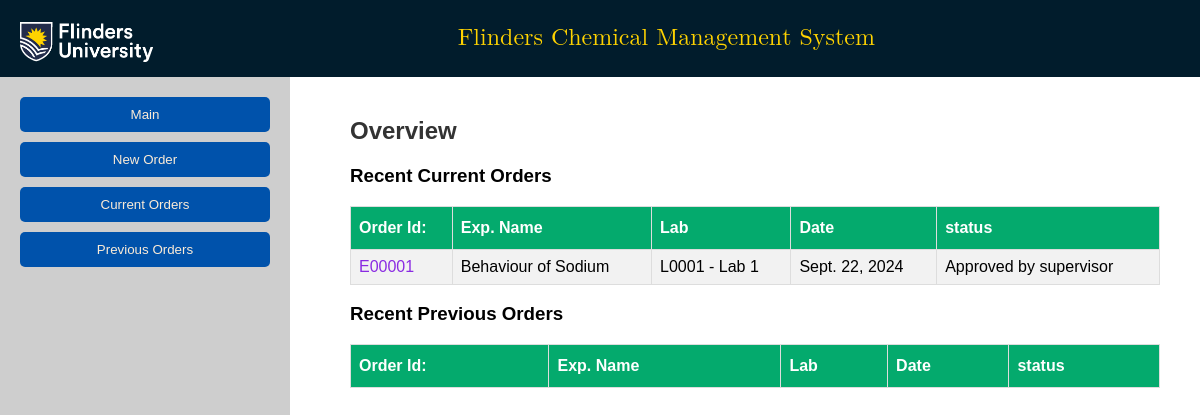
/researchStaff/, run on an earlier commit of the app's database.
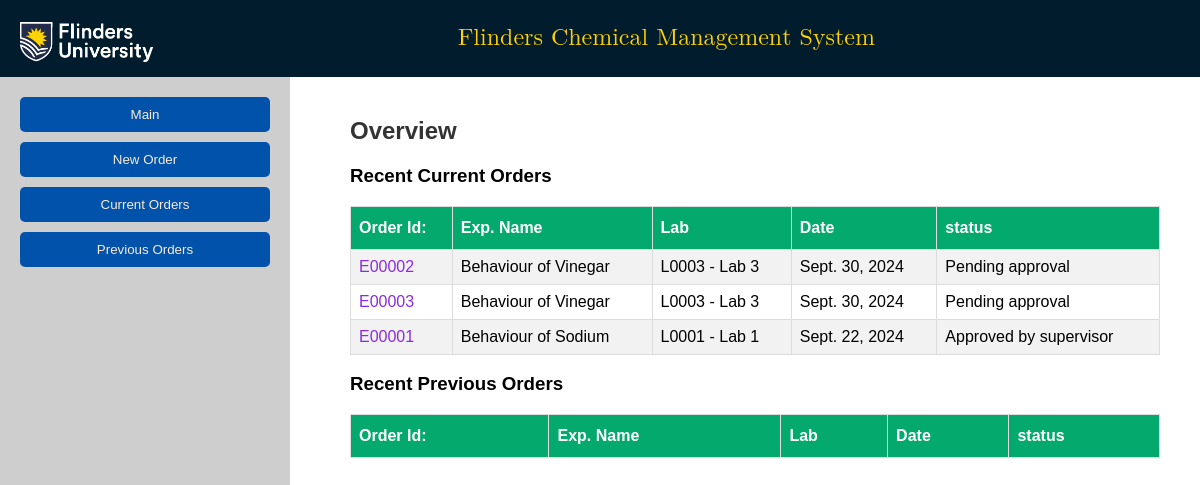
And on a later commit of the database.
### furc/models.py (models this page shows, shortened)
class Order(models.Model):
    order_id = models.CharField(primary_key=True, max_length=10)
    exp_name = models.CharField(max_length=100)
    lab_id = models.ForeignKey(Laboratory, on_delete=models.CASCADE)
    exp_procedure = models.FileField(upload_to= custom_file_upload_path_exp)
    risk_assessment = models.FileField(upload_to= custom_file_upload_path_risk)
    order_date = models.DateField(editable=False, auto_now_add=True)
    updated_date = models.DateField(default=None, null=True)
    order_status = models.CharField(max_length=30, choices=ORDER_STATUS, default='Requested')

class Laboratory(models.Model):
    lab_id = models.CharField(primary_key=True, max_length=10)
    lab_name = models.CharField(max_length=50)
    center_id = models.ForeignKey(ResearchCenter, on_delete=models.CASCADE, null=True, blank=True)
    storage_locations = GenericRelation(StorageLocation)
    def __str__(self):
        return f'{self.lab_id} - {self.lab_name}'

### furc/views.py (the view)
# urls.py: path('researchStaff/', views.researchStaff, name='researchStaff'),
def researchStaff(request):
    context={'order_status':'Closed', 'order_status':'Rejected by higher', 'order_status':'Rejected by supervisor'}
    current_order = Order.objects.all().exclude(order_status='Closed').exclude(order_status='Rejected by supervisor').exclude(order_status='Rejected by higher').order_by('-order_date')[0:3]
    previous_order = Order.objects.filter(**context).order_by('-order_date')[0:3]
    params={'current_order':current_order, 'previous_order': previous_order}
    return render(request, 'furc/researchStaff.html/', params)

### furc/templates/furc/researchStaff.html (shortened to what this page needs)
<!DOCTYPE html> {% load static %}
<html lang="en">
<head>
    <link rel="stylesheet" href="{% static 'css/style.css' %}">
</head>
<body>
    <header class="header">
        <div class="logo">
            <img src="{% static 'images/flinder-logo_white.png' %}" alt="Flinders University Logo" style="height: 50px;">
        </div>
        <div class="title">
            <p class="headerTitle">Flinders Chemical Management System</p>
        </div>
    </header>
    <div class="container">
        <div class="sidebar">
            <button><a href="/researchStaff/">Main</a></button>
            <button><a href="/new_order/">New Order</a></button>
            <button><a href="/current_order/">Current Orders</a></button>
            <button><a href="/previous_order/">Previous Orders</a></button>
        </div>
        <div class="content">
            <div id="main" class="content-section">
                <h2>Overview</h2>
                <h3>Recent Current Orders</h3>
                <table id="customer-1" class="chems" style="border-radius:20px;">
                            <tr>
                                <th>Order Id:</th>
                                <th>Exp. Name</th>
                                <th>Lab</th>
                                <th>Date</th>
                                <th>status</th>
                            </tr>
                    {% for item in current_order %}
                            <tr>
                                <td><a class="orderidLink" href="/orderView/{{item.order_id}}">{{item.order_id}}</a></td>
                                <td>{{item.exp_name}}</td>
                                <td>{{item.lab_id}}</td>
                                <td>{{item.order_date}}</td>
                                <td>{{item.order_status}}</td>
                            </tr>
                    {% endfor %}
                        </table>
                <h3>Recent Previous Orders</h3>
                <table id="customers-2" class="chems" style="border-radius:20px;">
                            <tr>
                                <th>Order Id:</th>
                                <th>Exp. Name</th>
                                <th>Lab</th>
                                <th>Date</th>
                                <th>status</th>
                            </tr>
                        </table>
            </div>
        </div>
    </div>
</body>
</html>

What changed in the data, as far as the page shows it:
added Order: order_id "E00002", exp_name "Behaviour of Vinegar", lab_id "L0003 - Lab 3", order_date "Sept. 30, 2024", order_status "Pending approval"
added Order: order_id "E00003", exp_name "Behaviour of Vinegar", lab_id "L0003 - Lab 3", order_date "Sept. 30, 2024", order_status "Pending approval"
